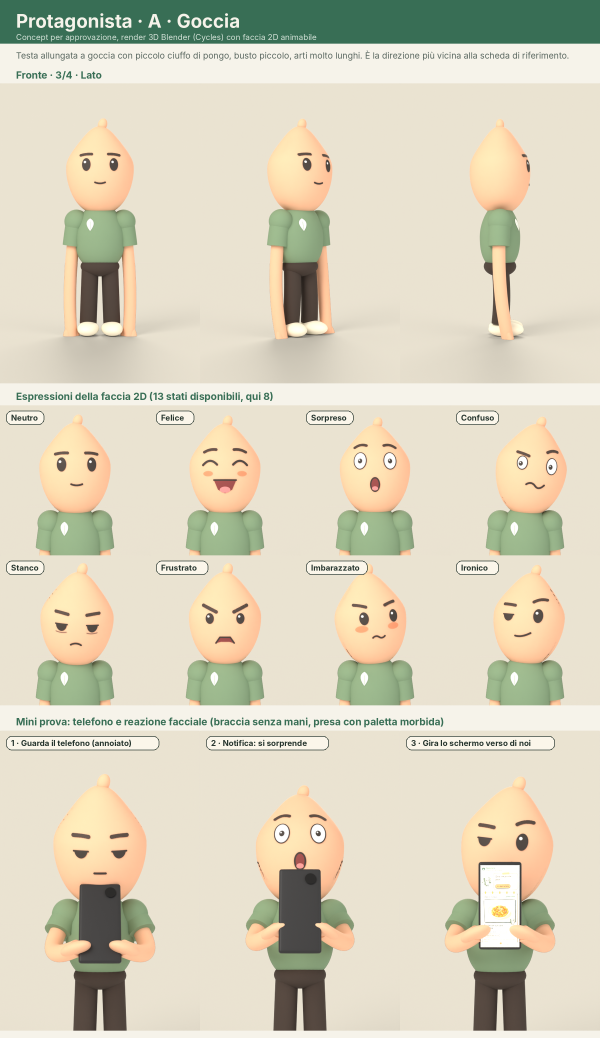
#> input picture SPESORA_ADS_STUDIO/renders/previews/concept_protagonista/concept_A_goccia.png, 1800 x 3112 px, given in place of A_turn_fronte.png, which was not available (shown at 1/3 size)
$ python boards.py ../renders/previews/concept_protagonista/concept_A_goccia.png ../renders/previews/concept_protagonista/concept_B_testone.png
#> lines starting #> are read from the running program, lines starting #| are printed output that depends on the picture
"""Compone le tavole di presentazione dei concept (PIL). Uso: python boards.py <cartella-render> <cartella-output>"""
import os
import sys
from PIL import Image, ImageDraw, ImageFont

SRC, OUT = sys.argv[1], sys.argv[2]
os.makedirs(OUT, exist_ok=True)
FD = "/usr/share/fonts/opentype/inter/"
HAND = "/home/user/Workv/spesora/assets/fonts/Caveat-Bold.ttf"
INK, GREEN, BG, PAPER, SOFT = (36, 51, 44), (56, 110, 85), (246, 243, 234), (251, 246, 234), (86, 100, 93)


def font(name, size):
    return ImageFont.truetype(name, size)


def f_bold(s):
    return font(FD + "Inter-Bold.otf", s)


def f_reg(s):
    return font(FD + "Inter-Regular.otf", s)


def f_hand(s):
    return font(HAND, s)


VAR = {
    "A": ("A · Goccia", "Testa allungata a goccia con piccolo ciuffo di pongo, busto piccolo, arti molto lunghi. È la direzione più vicina alla scheda di riferimento."),
    "B": ("B · Testone", "Testa grande e tonda, leggermente irregolare, corpo piccolo da stickman spesso, gambe corte. Molto leggibile anche in piccolo, vicino ai video di riferimento."),
    "C": ("C · Pillola", "Testa a capsula verticale, corpo a pera, braccia più spesse con grandi estremità a paletta. Il più morbido e il più buffo nei movimenti."),
}
EXPR = [("neutro", "Neutro"), ("felice", "Felice"), ("sorpreso", "Sorpreso"), ("confuso", "Confuso"), ("stanco", "Stanco"), ("frustrato", "Frustrato"), ("imbarazzato", "Imbarazzato"), ("ironico", "Ironico")]
PH = [("1_guarda", "1 · Guarda il telefono (annoiato)"), ("2_sorpresa", "2 · Notifica: si sorprende"), ("3_mostra", "3 · Gira lo schermo verso di noi")]


def load(v, name, w=None):
    im = Image.open(os.path.join(SRC, f"{v}_{name}.png")).convert("RGB")
    if w:
        im = im.resize((w, int(im.height * w / im.width)), Image.LANCZOS)
    return im


def label(d, xy, text, size=34, fill=INK, bold=True):
    d.text(xy, text, font=(f_bold(size) if bold else f_reg(size)), fill=fill)


def variant_board(v):
    name, desc = VAR[v]
    W = 1800
    H = 4000
    im = Image.new("RGB", (W, H), BG)
    d = ImageDraw.Draw(im)
    d.rectangle([0, 0, W, 130], fill=GREEN)
    d.text((48, 28), "Protagonista · " + name, font=f_bold(56), fill=BG)
    d.text((48, 96), "Concept per approvazione, render 3D Blender (Cycles) con faccia 2D animabile", font=f_reg(24), fill=(214, 228, 218))
    y = 150
    line = ""
    for wd in desc.split():
        if d.textlength(line + " " + wd, font=f_reg(26)) > W - 96:
            d.text((48, y), line.strip(), font=f_reg(26), fill=SOFT)
            y += 34
            line = wd
        else:
            line += " " + wd
    d.text((48, y), line.strip(), font=f_reg(26), fill=SOFT)
    y += 60
    label(d, (48, y - 4), "Fronte · 3/4 · Lato", 30, GREEN)
    y += 40
    for i, view in enumerate(("fronte", "tre_quarti", "lato")):
        t = load(v, f"turn_{view}", 600)
        im.paste(t, (i * 600, y))
    y += 900 + 20
    label(d, (48, y), "Espressioni della faccia 2D (13 stati disponibili, qui 8)", 30, GREEN)
    y += 46
    for i, (k, lab) in enumerate(EXPR):
        t = load(v, f"expr_{k}", 450)
        x, yy = (i % 4) * 450, y + (i // 4) * 450
        im.paste(t, (x, yy))
        d.rounded_rectangle([x + 18, yy + 16, x + 18 + 14 * len(lab) + 30, yy + 58], radius=18, fill=PAPER, outline=INK, width=2)
        d.text((x + 33, yy + 22), lab, font=f_bold(24), fill=INK)
    y += 900 + 30
    label(d, (48, y), "Mini prova: telefono e reazione facciale (braccia senza mani, presa con paletta morbida)", 30, GREEN)
    y += 46
    for i, (k, lab) in enumerate(PH):
        t = load(v, f"phone_{k}", 600)
        im.paste(t, (i * 600, y))
        d.rounded_rectangle([i * 600 + 18, y + 16, i * 600 + 18 + 13 * len(lab) + 30, y + 58], radius=18, fill=PAPER, outline=INK, width=2)
        d.text((i * 600 + 33, y + 22), lab, font=f_bold(24), fill=INK)
    im = im.crop((0, 0, W, y + 900 + 20))
    path = os.path.join(OUT, f"concept_{v}_{VAR[v][0].split(' · ')[1].lower()}.png")
    im.save(path)
    return path


def overview():
    W = 1800
    H = 1270
    im = Image.new("RGB", (W, H), BG)
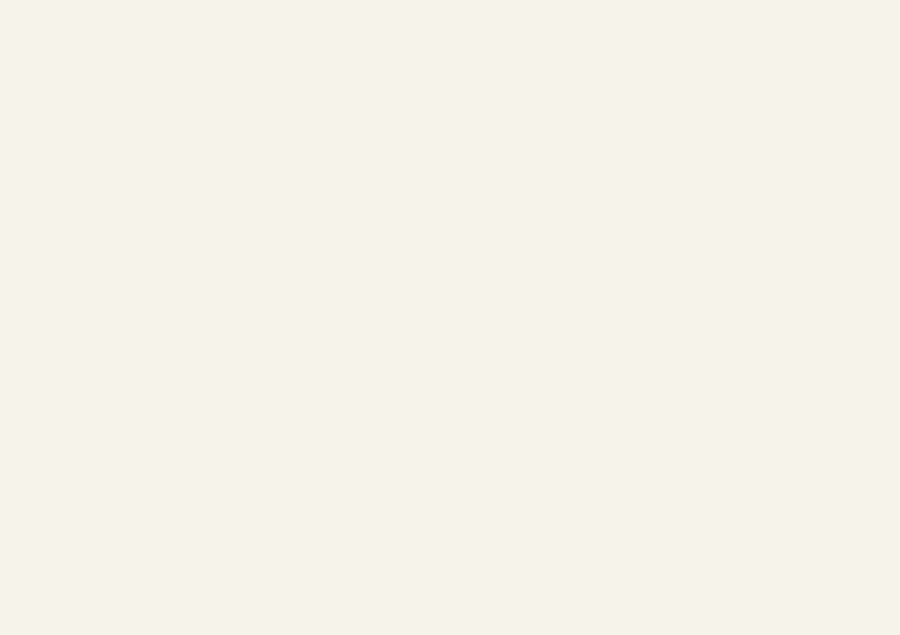
#> im: PIL image 1800x1270 RGB (shown at 1/2 size); mean R, G, B 246, 243, 234
    d = ImageDraw.Draw(im)
    d.rectangle([0, 0, W, 130], fill=GREEN)
    d.text((48, 28), "Protagonista Spesora · tre varianti a confronto", font=f_bold(54), fill=BG)
    d.text((48, 96), "Da scegliere (o da mescolare) prima di costruire rig, cucina e animazione", font=f_reg(24), fill=(214, 228, 218))
    for i, v in enumerate("ABC"):
        t = load(v, "turn_fronte", 600)
#> in load, im is the input picture: PIL image 1800x3112 RGB; mean R, G, B 217.2, 211, 189.5
#> in load, `im = im.resize((w, int(im.height * w / im.width)), Image.LANCZOS)`:
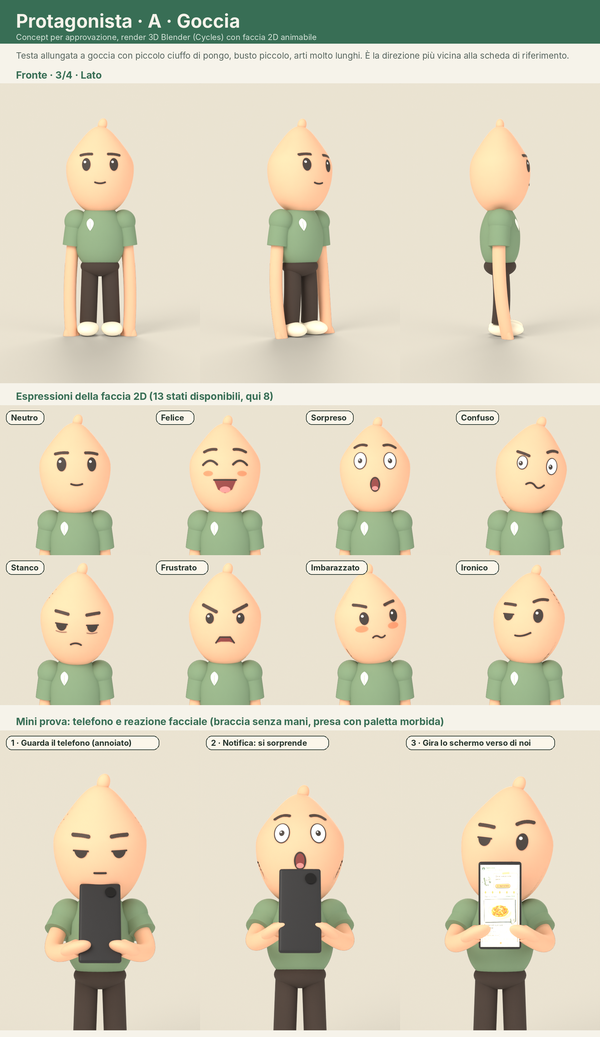
#> im: PIL image 600x1037 RGB; mean R, G, B 217, 211, 189.5
        x = i * 600
        im.paste(t, (x, 150))
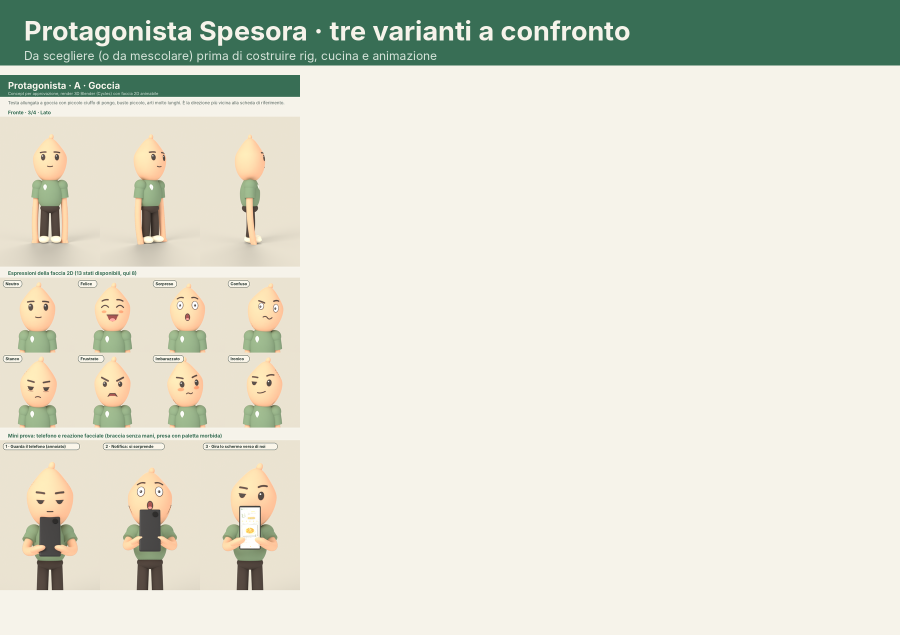
#> im: PIL image 1800x1270 RGB (shown at 1/2 size); mean R, G, B 220.3, 221.8, 207.9
        name, desc = VAR[v]
        d.rounded_rectangle([x + 150, 1030, x + 450, 1088], radius=26, fill=PAPER, outline=INK, width=3)
        d.text((x + 300, 1059), name, font=f_bold(30), fill=INK, anchor="mm")
        # descrizione a capo
        words, line, yy = desc.split(), "", 1110
        for wd in words:
            if d.textlength(line + " " + wd, font=f_reg(23)) > 540:
                d.text((x + 30, yy), line.strip(), font=f_reg(23), fill=SOFT)
                yy += 32
                line = wd
            else:
                line += " " + wd
#> after the loop, yy = 1174
        d.text((x + 30, yy), line.strip(), font=f_reg(23), fill=SOFT)
#> pass 2 of the loop in overview, `for i, v in enumerate("ABC"):`:
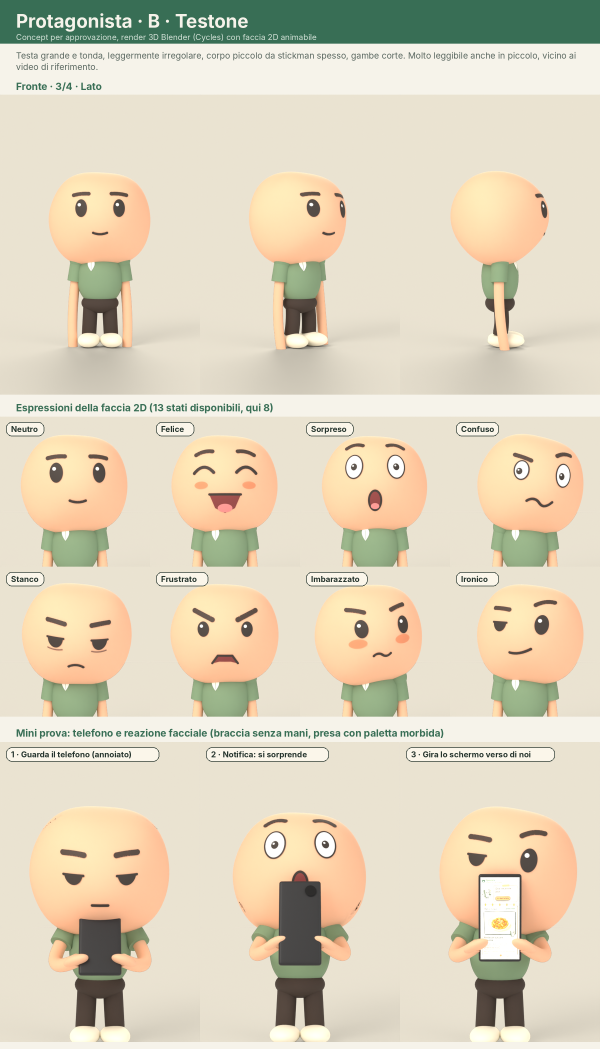
#> input picture SPESORA_ADS_STUDIO/renders/previews/concept_protagonista/concept_B_testone.png, 1800 x 3146 px, given in place of B_turn_fronte.png, which was not available (shown at 1/3 size)
#> in load, im is the input picture: PIL image 1800x3146 RGB; mean R, G, B 221.4, 211.4, 188.5
#> in load (call 2), `im = im.resize((w, int(im.height * w / im.width)), Image.LANCZOS)`:
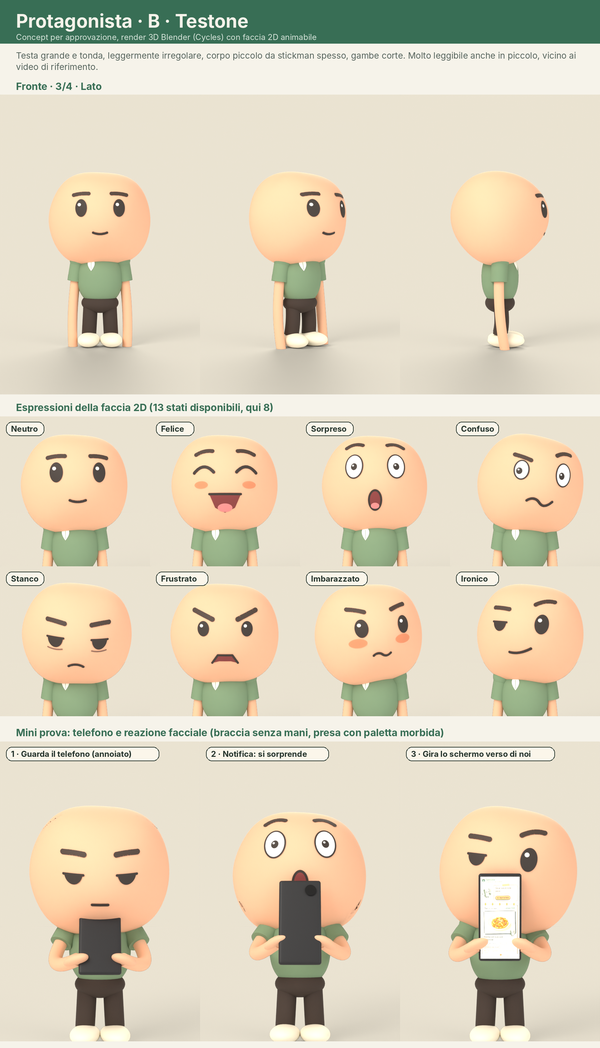
#> im: PIL image 600x1048 RGB; mean R, G, B 221.2, 211.4, 188.4
#> in overview, `im.paste(t, (x, 150))`:
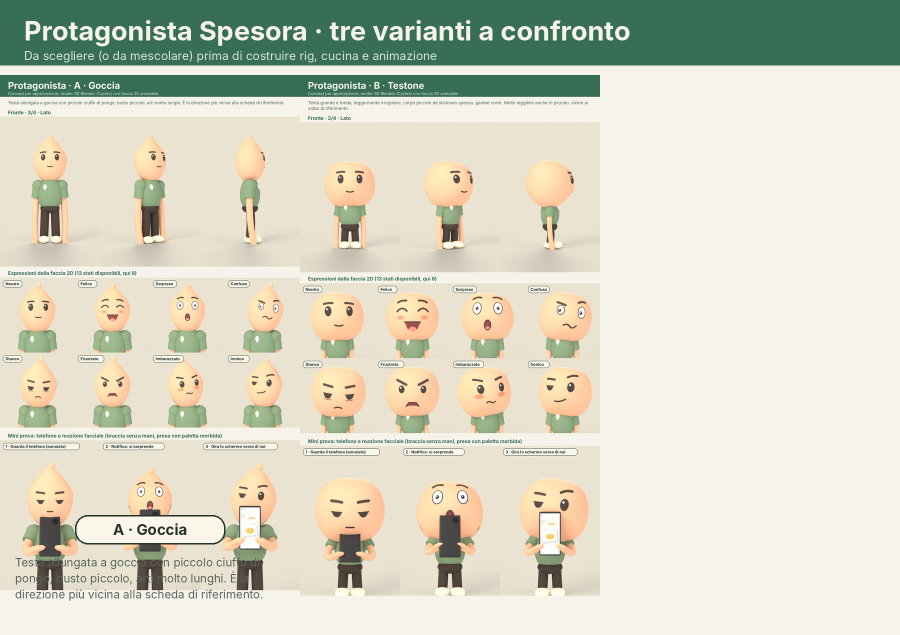
#> im: PIL image 1800x1270 RGB (shown at 1/2 size); mean R, G, B 213.2, 212.9, 195.3
#> after the loop in overview, `for wd in words:`: line = 'riferimento.'; yy = 1206
    path = os.path.join(OUT, "00_confronto_varianti.png")
    im.save(path)
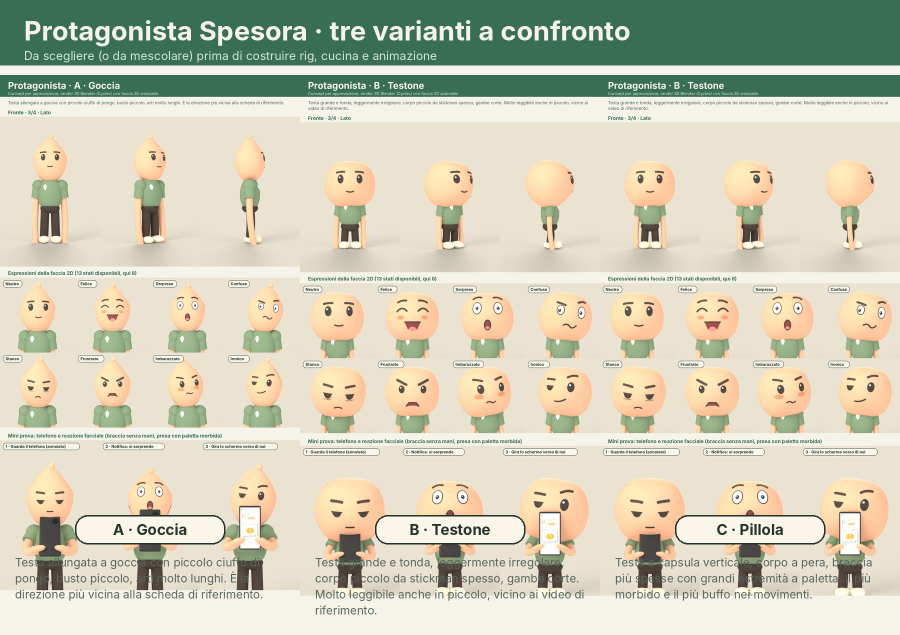
#> saved as 00_confronto_varianti.png: PIL image 1800x1270 RGB (shown at 1/2 size); mean R, G, B 205.5, 203.8, 182.5
    return path


if __name__ == "__main__":
    print(overview())
    for v in "ABC":
        print(variant_board(v))
#> in variant_board, `im = Image.new("RGB", (W, H), BG)`:
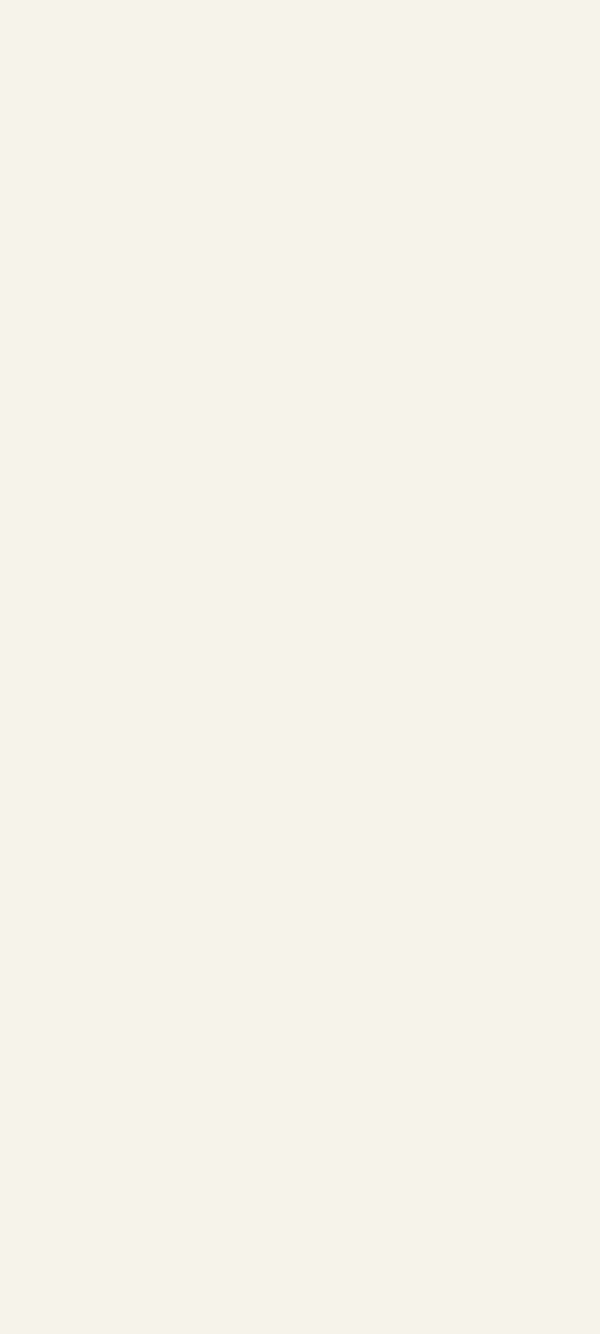
#> im: PIL image 1800x4000 RGB (shown at 1/3 size); mean R, G, B 246, 243, 234
#> after the loop in variant_board, `for wd in desc.split():`: y = 150
#> in variant_board, `y += 60`: y = 210
#> in variant_board, `y += 40`: y = 250
#> in variant_board, `im.paste(t, (i * 600, y))`:
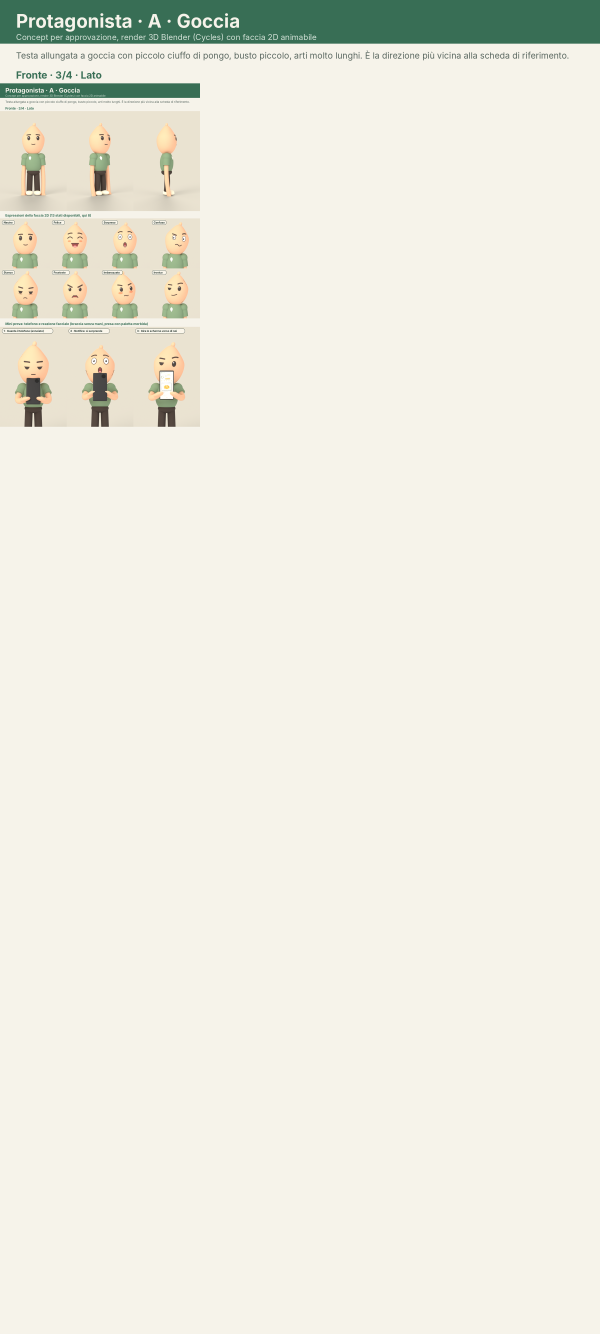
#> im: PIL image 1800x4000 RGB (shown at 1/3 size); mean R, G, B 237.4, 235.9, 225.4
#> (the run stopped early here; a loop or call above may not have finished)
